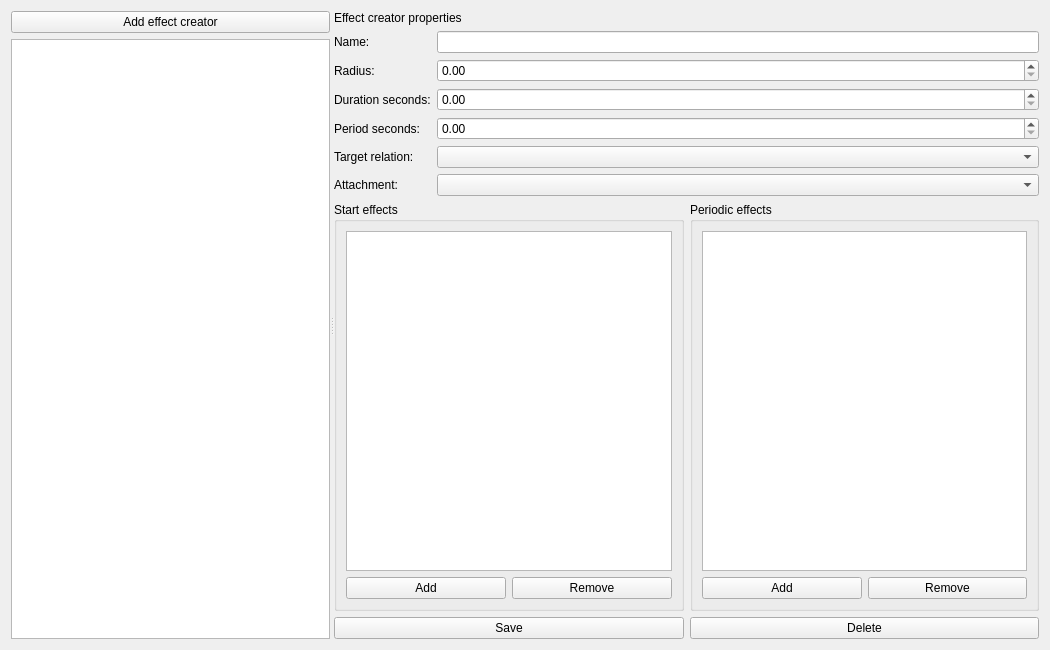
<?xml version="1.0" encoding="UTF-8"?>
<ui version="4.0">
 <class>EffectCreatorEditor</class>
 <widget class="QWidget" name="EffectCreatorEditor">
  <property name="geometry">
   <rect>
    <x>0</x>
    <y>0</y>
    <width>1050</width>
    <height>650</height>
   </rect>
  </property>
  <layout class="QHBoxLayout" name="horizontalLayout">
   <item>
    <widget class="QSplitter" name="splitter">
     <property name="orientation">
      <enum>Qt::Horizontal</enum>
     </property>
     <widget class="QWidget" name="leftPanel">
      <layout class="QVBoxLayout" name="leftLayout">
       <item>
        <widget class="QPushButton" name="addButton">
         <property name="text">
          <string>Add effect creator</string>
         </property>
        </widget>
       </item>
       <item>
        <widget class="QListWidget" name="effectCreatorList"/>
       </item>
      </layout>
     </widget>
     <widget class="QWidget" name="rightPanel">
      <layout class="QVBoxLayout" name="rightLayout">
       <item>
        <widget class="QLabel" name="editorTitle">
         <property name="text">
          <string>Effect creator properties</string>
         </property>
        </widget>
       </item>
       <item>
        <layout class="QFormLayout" name="propertiesForm">
         <item row="0" column="0"><widget class="QLabel" name="nameLabel"><property name="text"><string>Name:</string></property></widget></item>
         <item row="0" column="1"><widget class="QLineEdit" name="nameEdit"/></item>
         <item row="1" column="0"><widget class="QLabel" name="radiusLabel"><property name="text"><string>Radius:</string></property></widget></item>
         <item row="1" column="1"><widget class="QDoubleSpinBox" name="radiusSpin"/></item>
         <item row="2" column="0"><widget class="QLabel" name="durationLabel"><property name="text"><string>Duration seconds:</string></property></widget></item>
         <item row="2" column="1"><widget class="QDoubleSpinBox" name="durationSpin"/></item>
         <item row="3" column="0"><widget class="QLabel" name="periodLabel"><property name="text"><string>Period seconds:</string></property></widget></item>
         <item row="3" column="1"><widget class="QDoubleSpinBox" name="periodSpin"/></item>
         <item row="4" column="0"><widget class="QLabel" name="targetRelationLabel"><property name="text"><string>Target relation:</string></property></widget></item>
         <item row="4" column="1"><widget class="QComboBox" name="targetRelationCombo"/></item>
         <item row="5" column="0"><widget class="QLabel" name="attachmentPreferenceLabel"><property name="text"><string>Attachment:</string></property></widget></item>
         <item row="5" column="1"><widget class="QComboBox" name="attachmentPreferenceCombo"/></item>
        </layout>
       </item>
       <item>
        <layout class="QHBoxLayout" name="effectsLayout">
         <item>
          <widget class="QGroupBox" name="startGroup">
           <property name="title">
            <string>Start effects</string>
           </property>
           <layout class="QVBoxLayout" name="startLayout">
            <item><widget class="QListWidget" name="startEffectsList"/></item>
            <item>
             <layout class="QHBoxLayout" name="startButtons">
              <item><widget class="QPushButton" name="addStartButton"><property name="text"><string>Add</string></property></widget></item>
              <item><widget class="QPushButton" name="removeStartButton"><property name="text"><string>Remove</string></property></widget></item>
             </layout>
            </item>
           </layout>
          </widget>
         </item>
         <item>
          <widget class="QGroupBox" name="periodicGroup">
           <property name="title">
            <string>Periodic effects</string>
           </property>
           <layout class="QVBoxLayout" name="periodicLayout">
            <item><widget class="QListWidget" name="periodicEffectsList"/></item>
            <item>
             <layout class="QHBoxLayout" name="periodicButtons">
              <item><widget class="QPushButton" name="addPeriodicButton"><property name="text"><string>Add</string></property></widget></item>
              <item><widget class="QPushButton" name="removePeriodicButton"><property name="text"><string>Remove</string></property></widget></item>
             </layout>
            </item>
           </layout>
          </widget>
         </item>
        </layout>
       </item>
       <item>
        <layout class="QHBoxLayout" name="bottomButtons">
         <item><widget class="QPushButton" name="saveButton"><property name="text"><string>Save</string></property></widget></item>
         <item><widget class="QPushButton" name="deleteButton"><property name="text"><string>Delete</string></property></widget></item>
        </layout>
       </item>
      </layout>
     </widget>
    </widget>
   </item>
  </layout>
 </widget>
 <resources/>
 <connections/>
</ui>
